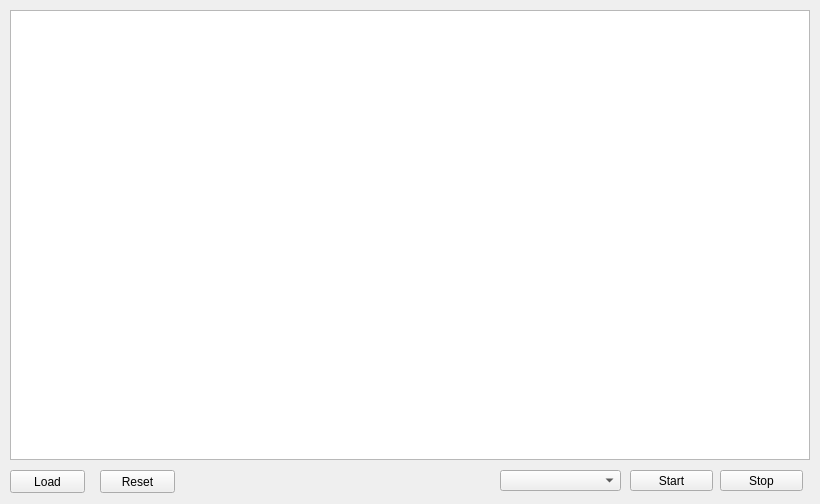
<?xml version="1.0" encoding="UTF-8"?>
<ui version="4.0">
 <class>ImageProcessor</class>
 <widget class="QWidget" name="ImageProcessor">
  <property name="geometry">
   <rect>
    <x>0</x>
    <y>0</y>
    <width>820</width>
    <height>504</height>
   </rect>
  </property>
  <property name="windowTitle">
   <string>Image Processor</string>
  </property>
  <widget class="QGraphicsView" name="imageView">
   <property name="geometry">
    <rect>
     <x>10</x>
     <y>10</y>
     <width>800</width>
     <height>450</height>
    </rect>
   </property>
   <property name="verticalScrollBarPolicy">
    <enum>Qt::ScrollBarAlwaysOff</enum>
   </property>
   <property name="horizontalScrollBarPolicy">
    <enum>Qt::ScrollBarAlwaysOff</enum>
   </property>
  </widget>
  <widget class="QPushButton" name="buttonLoadImage">
   <property name="geometry">
    <rect>
     <x>10</x>
     <y>470</y>
     <width>75</width>
     <height>23</height>
    </rect>
   </property>
   <property name="text">
    <string>Load</string>
   </property>
  </widget>
  <widget class="QPushButton" name="buttonStartProcess">
   <property name="geometry">
    <rect>
     <x>630</x>
     <y>470</y>
     <width>83</width>
     <height>21</height>
    </rect>
   </property>
   <property name="text">
    <string>Start</string>
   </property>
  </widget>
  <widget class="QComboBox" name="boxFunction">
   <property name="geometry">
    <rect>
     <x>500</x>
     <y>470</y>
     <width>121</width>
     <height>21</height>
    </rect>
   </property>
  </widget>
  <widget class="QPushButton" name="buttonStopProcess">
   <property name="geometry">
    <rect>
     <x>720</x>
     <y>470</y>
     <width>83</width>
     <height>21</height>
    </rect>
   </property>
   <property name="text">
    <string>Stop</string>
   </property>
  </widget>
  <widget class="QPushButton" name="buttonResetImage">
   <property name="geometry">
    <rect>
     <x>100</x>
     <y>470</y>
     <width>75</width>
     <height>23</height>
    </rect>
   </property>
   <property name="text">
    <string>Reset</string>
   </property>
  </widget>
 </widget>
 <resources/>
 <connections/>
</ui>
